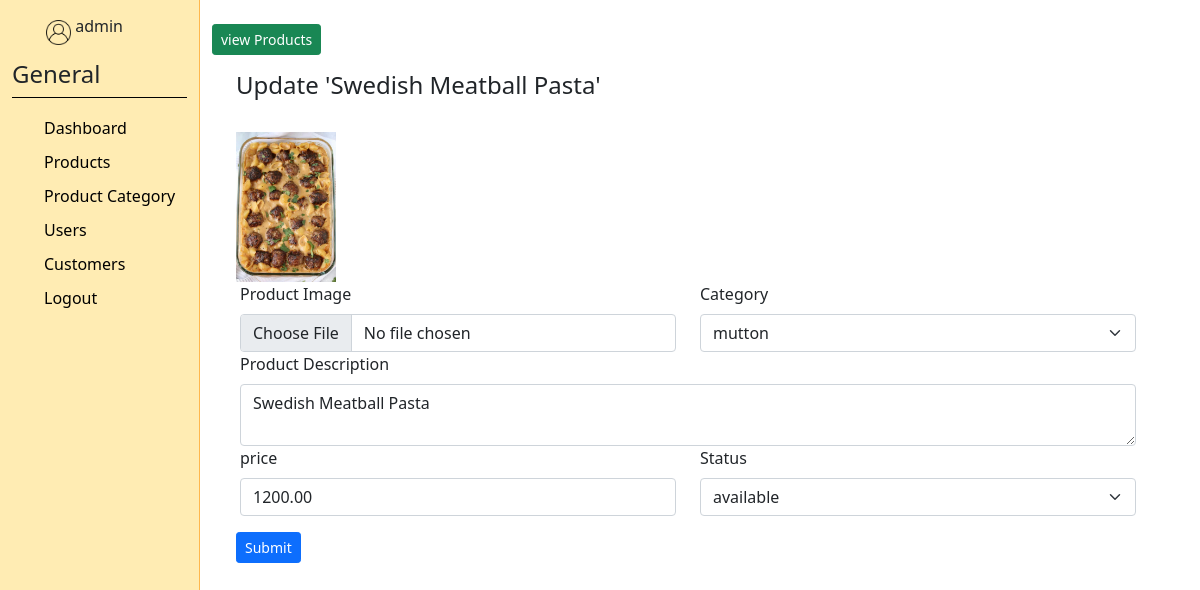
Screenshot of /admin/updateproduct.php?product_id=HOHL6C2UKL (signed in) with the database file from the repository.
### tables this page shows
CREATE TABLE `products` (
  `product_id` varchar(12) NOT NULL,
  `description` varchar(50) NOT NULL,
  `category` varchar(50) NOT NULL,
  `price` decimal(10,2) NOT NULL,
  `status` varchar(30) NOT NULL,
  `image` varchar(2048) NOT NULL
);

### admin/productform.php (the view, shortened to what this page needs)
<form class="row g-3" action="" enctype="multipart/form-data" method="POST">
    <?php if($product['image']): ?>
        <img class="update-image" src="../assets/<?php echo $product['image'] ?>">
    <?php endif; ?>
    <div class="row">
        <div class="col-md-6">
            <label class="form-label">Product Image</label><br>
            <input class="form-control" type="file" name="image"/>
        </div>
        <div class="col-md-6">
            <label class="form-label">Category</label>
            <select class="form-select form-control sm" name="category"><?php echo $category ?>
                <?php foreach ($categorys as $category): ?>
                    <option><?php echo $category['category_name'] ?></option>
                <?php endforeach; ?>
            </select>
        </div>
    </div>
    <div class="row">
        <div class="col-md-12">
            <label class="form-label">Product Description</label>
            <textarea name="description" type="text" class="form-control" required><?php echo $description ?></textarea>
        </div>
    </div>
    <div class="row">
        <div class="col-md-6">
            <label class="form-label">price</label>
            <input type="number" name="price" step=".01" class="form-control" value="<?php echo $price ?>" required/>
        </div>
        <div class="col-md-6">
        <label class="form-label">Status</label>
        <select class="form-select form-control sm" value="<?php echo $status ?>" name="status">
            <option value="available">available</option>
        </select>
        </div>
    </div>
    <p>
        <button type="submit" class="btn btn-sm btn-primary">Submit</button>
</form><br>

### admin/updateproduct.php (shortened to what this page needs)
<?php
require_once "../assets/config.php";
$statement = $db->prepare("SELECT * FROM product_category");
$statement->execute();
$categorys = $statement->fetchAll(PDO::FETCH_ASSOC);
$product_id = $_GET['product_id'];
$statement = $db->prepare('SELECT * FROM products WHERE product_id = :id');
$statement->bindValue(':id', $product_id);
$statement->execute();
$product = $statement->fetch(PDO::FETCH_ASSOC);
$description = $product['description'];
$price = $product['price'];
$status = $product['status'];
?>
<?php include_once "../assets/base.php"; ?>
<body>
	<div class="container-fluid">
		<div class="row">
			<div class="col-2 sidebar-menu">
				<?php include_once "sidebar.php"; ?>
			</div>
			<div class="col-10 menu-preview">
                <br>
            <p>
                <a href="products.php" type="button" class="btn btn-sm btn-success">view Products</a>
            </p>
            <div class="container">
                <h4>Update '<?php echo $product['description']?>'</h4><br>
                <?php include_once "productform.php" ?>
            </div>
			</div>
		</div>
	</div>
</body>
</html>

### css/style.css (style rules this page uses)
a { text-decoration: none; }
body { scroll-behavior: smooth; }
.sidebar-menu { border-right: 1px solid #ffb74d; background-color: #ffecb3; height: 100vh; }
.menu-preview { height: 100vh; position: relative; overflow: auto; }
.update-image { height: 150px; width: auto; }

### rows the page displays
products: description "Swedish Meatball Pasta", image (picture), price "1200.00", status "available"

### other values shown
$_SESSION['user'] "admin"
form field category "mutton"
